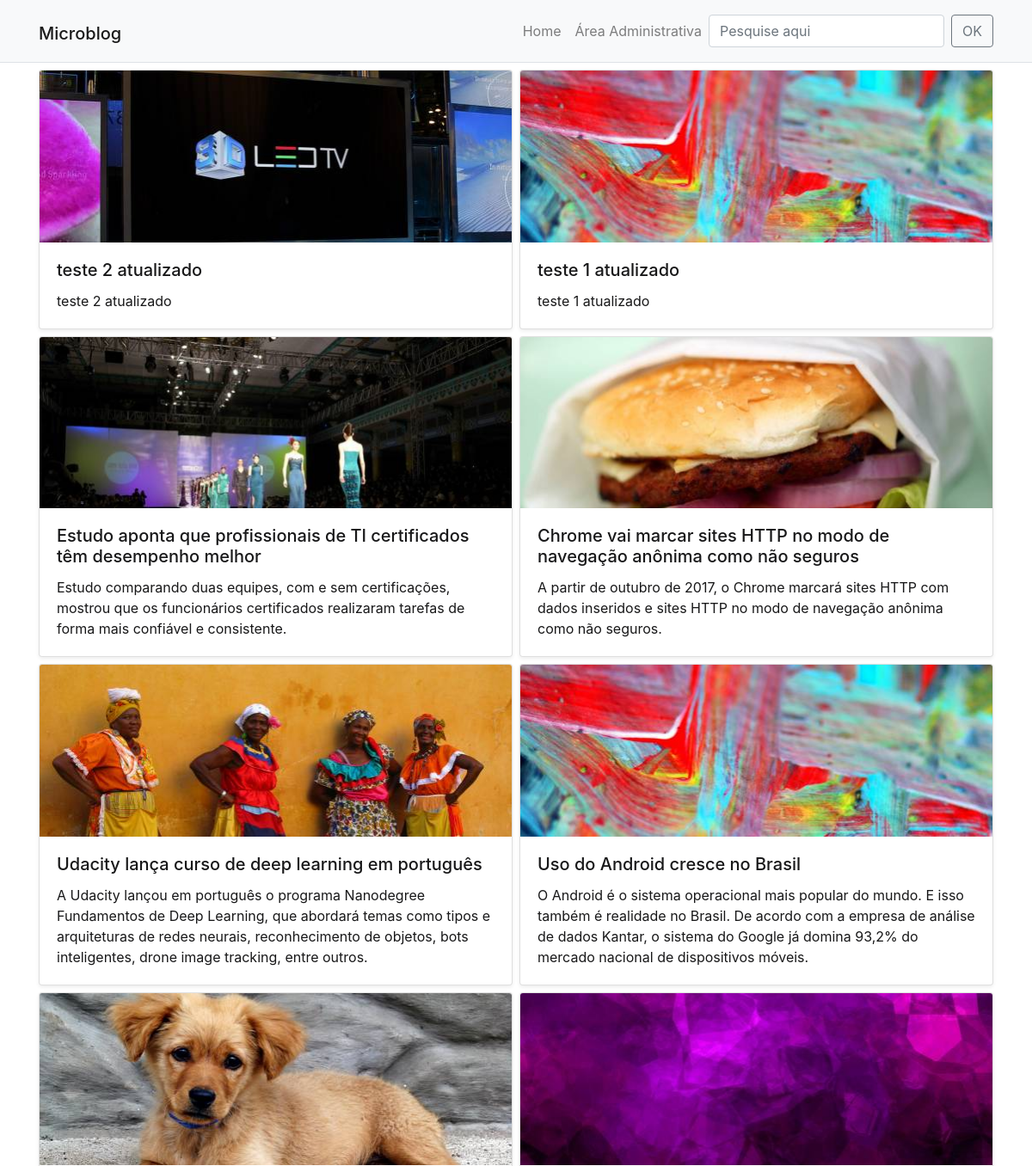
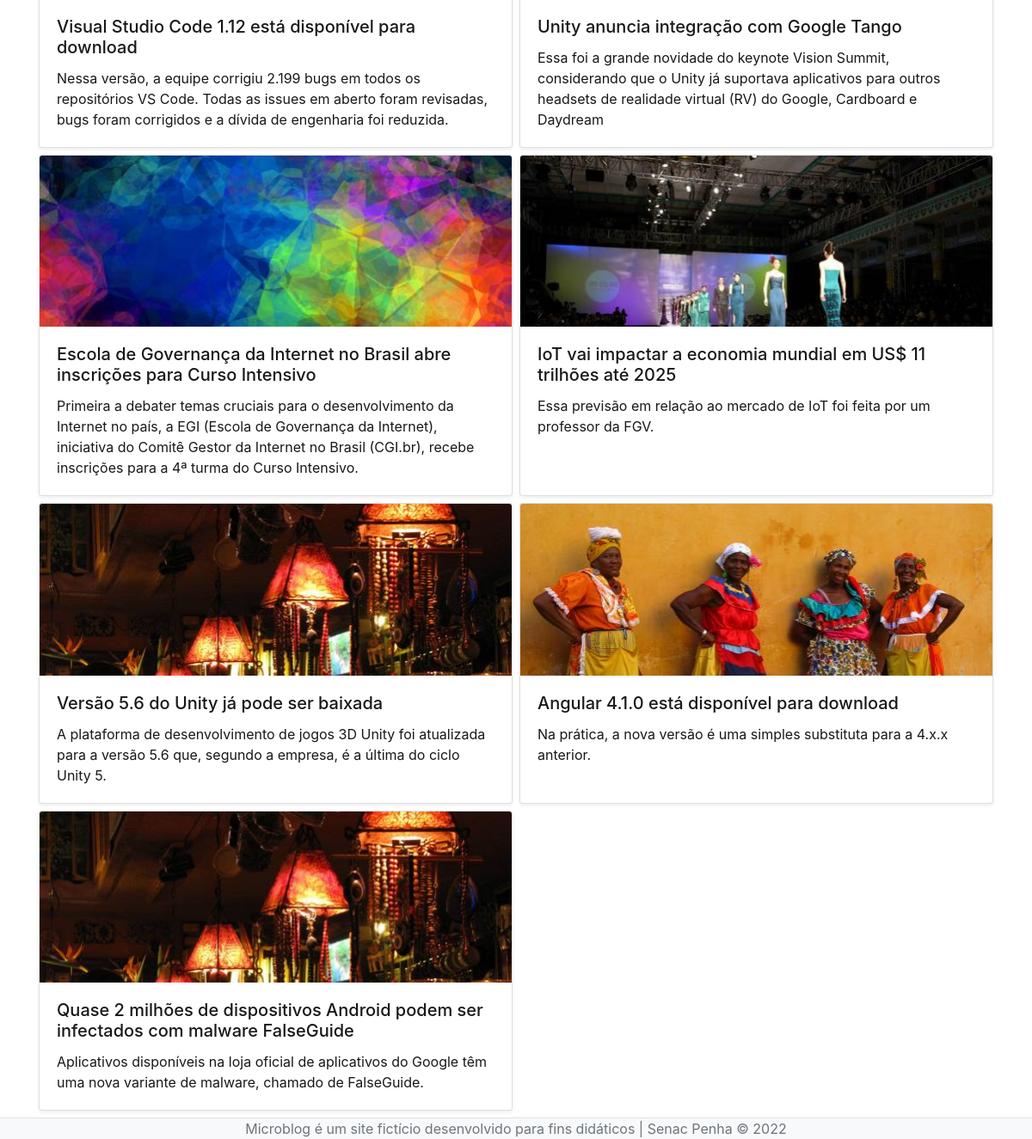
The page / on the database its author committed (2 pictures, top to bottom).
### tables this page shows
CREATE TABLE `posts` (
  `id` smallint(6) NOT NULL,
  `data` datetime NOT NULL DEFAULT current_timestamp(),
  `titulo` varchar(100) NOT NULL,
  `texto` text NOT NULL,
  `resumo` text NOT NULL,
  `imagem` varchar(40) NOT NULL,
  `usuario_id` smallint(6) NOT NULL
);

### inc/funcoes-posts.php (called while the page is built, shortened)
<?php
function lerTodosOsPosts(mysqli $conexao):array {
    $sql = "SELECT id, titulo, imagem, resumo FROM posts ORDER BY data DESC" ;
    $resultado = mysqli_query($conexao, $sql) or die(mysqli_error($conexao));
    $posts = [];
    while( $post = mysqli_fetch_assoc($resultado) ){
        array_push($posts, $post);
    }
    return $posts;
}

### index.php (the view)
<?php
require "inc/cabecalho.php";
require "inc/funcoes-posts.php";
$posts = lerTodosOsPosts($conexao)
?>
<div class="row my-1 mx-md-n1">
  <?php foreach($posts AS $post) {?>
  <div class="col-md-6 my-1 px-md-1">
    <article class="card shadow-sm h-100">
      <a href="post-detalhe.php?id=<?=$post['id']?>" class="card-link">
        <img class="card-img-top" src="imagens/<?=$post['imagem']?>" alt="Imagem de capa do card">
        <div class="card-body">
          <h5 class="card-title"><?=$post['titulo']?></h5>
          <p class="card-text"><?=$post['resumo']?></p>
        </div>
      </a>
    </article>
  </div>
  <?php } ?>
</div>
<?php require "inc/rodape.php"; ?>

### css/style.css (style rules this page uses)
body { display: flex; min-height: 100vh; flex-direction: column; background-image: url(../imagens/textura.png); background-attachment: fixed; }
.card > .card-link { color: #181819; }

### rows shown on the page
posts: imagem (picture), titulo "teste 2 atualizado", resumo "teste 2 atualizado"
posts: imagem (picture), titulo "teste 1 atualizado", resumo "teste 1 atualizado"
posts: imagem (picture), titulo "Estudo aponta que profissionais de TI certificados têm desempenho melhor", resumo "Estudo comparando duas equipes, com e sem certificações, mostrou que os funcionários certificados realizaram tarefas de forma mais confiável e consistente."
posts: imagem (picture), titulo "Chrome vai marcar sites HTTP no modo de navegação anônima como não seguros", resumo "A partir de outubro de 2017, o Chrome marcará sites HTTP com dados inseridos e sites HTTP no modo de navegação anônima como não seguros."
posts: imagem (picture), titulo "Udacity lança curso de deep learning em português", resumo "A Udacity lançou em português o programa Nanodegree Fundamentos de Deep Learning, que abordará temas como tipos e arquiteturas de redes neurais, reconhecimento de objetos, bots inteligentes, drone image tracking, entre outros."
posts: imagem (picture), titulo "Uso do Android cresce no Brasil", resumo "O Android é o sistema operacional mais popular do mundo. E isso também é realidade no Brasil. De acordo com a empresa de análise de dados Kantar, o sistema do Google já domina 93,2% do mercado nacional de dispositivos móveis."
posts: imagem (picture), titulo "Visual Studio Code 1.12 está disponível para download", resumo "Nessa versão, a equipe corrigiu 2.199 bugs em todos os repositórios VS Code. Todas as issues em aberto foram revisadas, bugs foram corrigidos e a dívida de engenharia foi reduzida."
posts: imagem (picture), titulo "Unity anuncia integração com Google Tango", resumo "Essa foi a grande novidade do keynote Vision Summit, considerando que o Unity já suportava aplicativos para outros headsets de realidade virtual (RV) do Google, Cardboard e Daydream"
posts: imagem (picture), titulo "Escola de Governança da Internet no Brasil abre inscrições para Curso Intensivo", resumo "Primeira a debater temas cruciais para o desenvolvimento da Internet no país, a EGI (Escola de Governança da Internet), iniciativa do Comitê Gestor da Internet no Brasil (CGI.br), recebe inscrições para a 4ª turma do Curso Intensivo."
posts: imagem (picture), titulo "IoT vai impactar a economia mundial em US$ 11 trilhões até 2025", resumo "Essa previsão em relação ao mercado de IoT foi feita por um professor da FGV."
posts: imagem (picture), titulo "Versão 5.6 do Unity já pode ser baixada", resumo "A plataforma de desenvolvimento de jogos 3D Unity foi atualizada para a versão 5.6 que, segundo a empresa, é a última do ciclo Unity 5."
posts: imagem (picture), titulo "Angular 4.1.0 está disponível para download", resumo "Na prática, a nova versão é uma simples substituta para a 4.x.x anterior."
posts: imagem (picture), titulo "Quase 2 milhões de dispositivos Android podem ser infectados com malware FalseGuide", resumo "Aplicativos disponíveis na loja oficial de aplicativos do Google têm uma nova variante de malware, chamado de FalseGuide."
